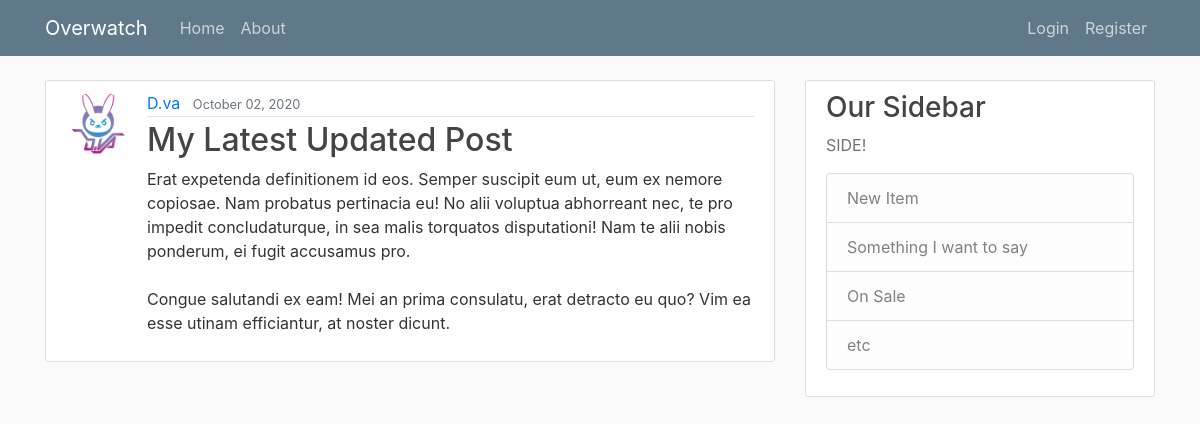
Screenshot of /post/26 with the database file from the repository.
### home/models.py (models this page shows, shortened)
class Post(models.Model):
    title = models.CharField(max_length=100)
    content = models.TextField()
    date_posted = models.DateTimeField(default=timezone.now)
    author = models.ForeignKey(User, on_delete=models.CASCADE)

### users/models.py (models this page shows, shortened)
class Profile(models.Model):
    user = models.OneToOneField(User, on_delete=models.CASCADE)
    image = models.ImageField(default='default.jpg', upload_to='profile_pics')

### home/views.py (the view)
# urls.py: path('post/<int:pk>', views.PostDetailView.as_view(),name="post_detail"),
class PostDetailView(DetailView):
    model = Post

### home/templates/home/post_detail.html (shortened to what this page needs)
{% extends "base.html" %}
{% block content %}
    <article class="media content-section">
     <img class="rounded-circle article-img" src="{{ object.author.profile.image.url }}">
     <div class="media-body">
       <div class="article-metadata">
         <a class="mr-2" href="{% url 'user_posts' object.author.username %}">{{ object.author }}</a>
         <small class="text-muted">{{ object.date_posted|date:"F d, Y" }}</small>
       </div>
       <h2><a class="article-title">{{ object.title }}</a></h2>
       <p class="article-content">{{ object.content }}</p>
     </div>
    </article>
{% endblock content %}

### home/static/home/main.css (style rules this page uses)
body { background: #fafafa; color: #333333; margin-top: 5rem; }
h1, h2, h3, h4, h5, h6 { color: #444444; }
.content-section { background: #ffffff; padding: 10px 20px; border: 1px solid #dddddd; border-radius: 3px; margin-bottom: 20px; }
.article-title { color: #444444; }
.article-content { white-space: pre-line; }
.article-img { height: 65px; width: 65px; margin-right: 16px; }
.article-metadata { padding-bottom: 1px; margin-bottom: 4px; border-bottom: 1px solid #e3e3e3 }

### rows the page displays
Post: author.profile.image (picture), author "D.va", date_posted "October 02, 2020", title "My Latest Updated Post", content "Erat expetenda definitionem id eos. Semper suscipit eum ut, eum ex nemore copiosae. Nam probatus pertinacia eu! No alii voluptua abhorreant nec, te pro impedit concludaturque, in sea malis torquatos disputationi! Nam te alii nobis ponderum, ei fugit accusamus pro. Congue salutandi ex eam! Mei an prima consulatu, erat detracto eu quo? Vim ea esse utinam efficiantur, at noster dicunt."
